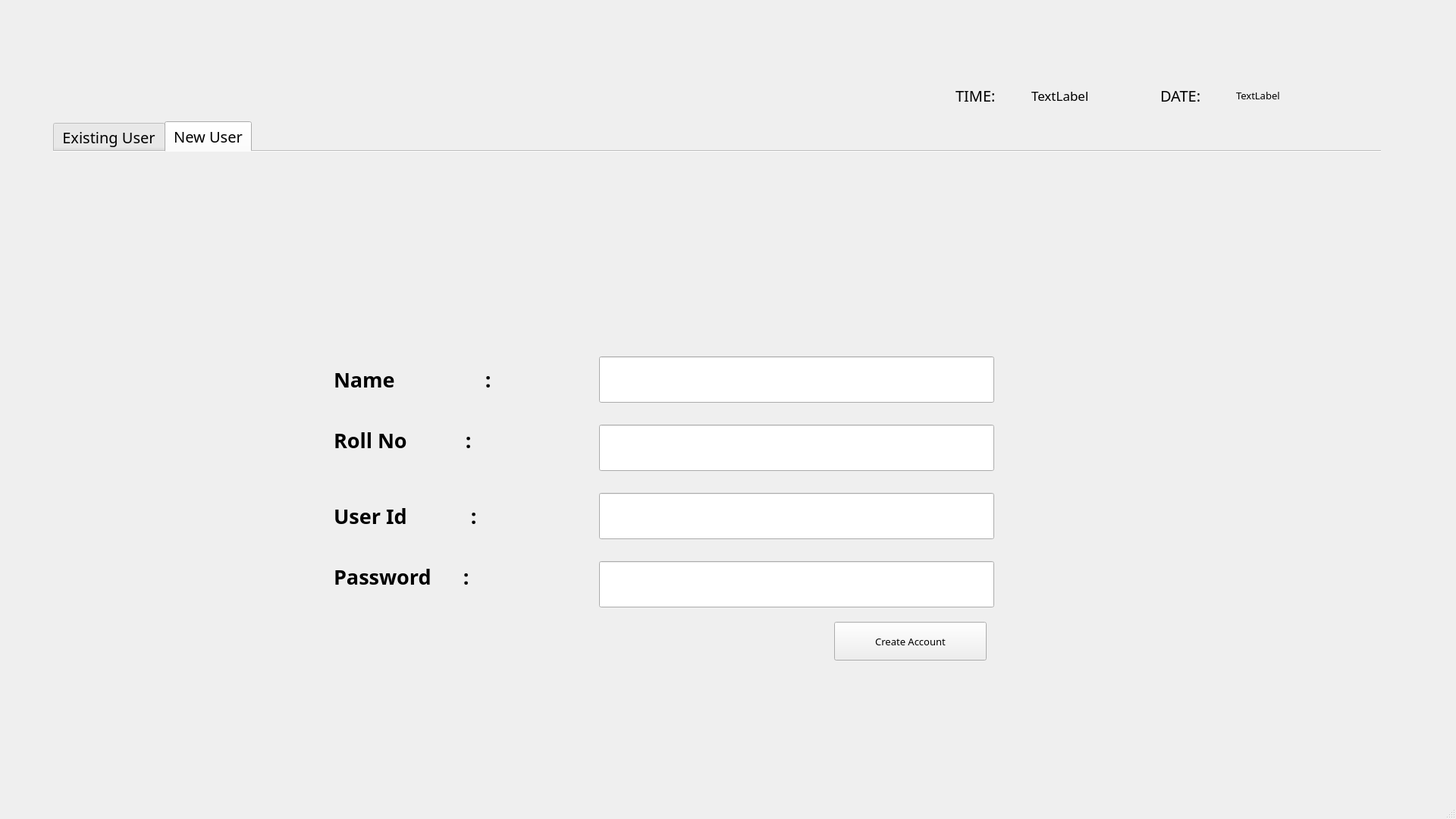
<?xml version="1.0" encoding="UTF-8"?>
<ui version="4.0">
 <class>MainWindow</class>
 <widget class="QMainWindow" name="MainWindow">
  <property name="geometry">
   <rect>
    <x>0</x>
    <y>0</y>
    <width>1920</width>
    <height>1080</height>
   </rect>
  </property>
  <property name="windowTitle">
   <string>MainWindow</string>
  </property>
  <widget class="QWidget" name="centralwidget">
   <widget class="QTabWidget" name="logInTab">
    <property name="geometry">
     <rect>
      <x>70</x>
      <y>160</y>
      <width>1751</width>
      <height>911</height>
     </rect>
    </property>
    <property name="font">
     <font>
      <family>ROG Fonts</family>
      <pointsize>15</pointsize>
     </font>
    </property>
    <property name="tabPosition">
     <enum>QTabWidget::North</enum>
    </property>
    <property name="tabShape">
     <enum>QTabWidget::Rounded</enum>
    </property>
    <property name="currentIndex">
     <number>1</number>
    </property>
    <property name="usesScrollButtons">
     <bool>false</bool>
    </property>
    <property name="documentMode">
     <bool>true</bool>
    </property>
    <property name="tabsClosable">
     <bool>false</bool>
    </property>
    <property name="movable">
     <bool>true</bool>
    </property>
    <property name="tabBarAutoHide">
     <bool>false</bool>
    </property>
    <widget class="QWidget" name="existingUserTab">
     <attribute name="title">
      <string>Existing User</string>
     </attribute>
     <widget class="QLineEdit" name="passwdInput">
      <property name="geometry">
       <rect>
        <x>760</x>
        <y>290</y>
        <width>521</width>
        <height>61</height>
       </rect>
      </property>
      <property name="font">
       <font>
        <family>ROG Fonts</family>
        <pointsize>15</pointsize>
       </font>
      </property>
      <property name="text">
       <string/>
      </property>
      <property name="echoMode">
       <enum>QLineEdit::Password</enum>
      </property>
     </widget>
     <widget class="QLineEdit" name="userIdInput">
      <property name="geometry">
       <rect>
        <x>760</x>
        <y>200</y>
        <width>521</width>
        <height>61</height>
       </rect>
      </property>
      <property name="font">
       <font>
        <family>ROG Fonts</family>
        <pointsize>15</pointsize>
       </font>
      </property>
     </widget>
     <widget class="QLabel" name="passwdLabel">
      <property name="geometry">
       <rect>
        <x>410</x>
        <y>280</y>
        <width>331</width>
        <height>61</height>
       </rect>
      </property>
      <property name="font">
       <font>
        <family>ROG Fonts</family>
        <pointsize>15</pointsize>
        <weight>75</weight>
        <bold>true</bold>
       </font>
      </property>
      <property name="text">
       <string>Password               :</string>
      </property>
     </widget>
     <widget class="QLabel" name="userIdLabel">
      <property name="geometry">
       <rect>
        <x>410</x>
        <y>200</y>
        <width>331</width>
        <height>61</height>
       </rect>
      </property>
      <property name="font">
       <font>
        <family>ROG Fonts</family>
        <pointsize>15</pointsize>
        <weight>75</weight>
        <bold>true</bold>
       </font>
      </property>
      <property name="text">
       <string>User Id                      :</string>
      </property>
     </widget>
     <widget class="QLabel" name="checkLogInLabel">
      <property name="geometry">
       <rect>
        <x>760</x>
        <y>370</y>
        <width>861</width>
        <height>51</height>
       </rect>
      </property>
      <property name="font">
       <font>
        <family>ROG Fonts</family>
        <pointsize>15</pointsize>
       </font>
      </property>
      <property name="text">
       <string/>
      </property>
     </widget>
     <widget class="QLabel" name="checkUserIdLabel">
      <property name="geometry">
       <rect>
        <x>1310</x>
        <y>200</y>
        <width>421</width>
        <height>51</height>
       </rect>
      </property>
      <property name="font">
       <font>
        <family>ROG Fonts</family>
        <pointsize>15</pointsize>
       </font>
      </property>
      <property name="text">
       <string/>
      </property>
     </widget>
     <widget class="QLabel" name="checkPasswdLabel">
      <property name="geometry">
       <rect>
        <x>1310</x>
        <y>290</y>
        <width>421</width>
        <height>51</height>
       </rect>
      </property>
      <property name="font">
       <font>
        <family>ROG Fonts</family>
        <pointsize>15</pointsize>
       </font>
      </property>
      <property name="text">
       <string/>
      </property>
     </widget>
     <widget class="QPushButton" name="logInButton">
      <property name="geometry">
       <rect>
        <x>1120</x>
        <y>430</y>
        <width>151</width>
        <height>51</height>
       </rect>
      </property>
      <property name="font">
       <font>
        <family>ROG Fonts</family>
        <pointsize>15</pointsize>
       </font>
      </property>
      <property name="text">
       <string>Log In</string>
      </property>
     </widget>
    </widget>
    <widget class="QWidget" name="newUserTab">
     <attribute name="title">
      <string>New User</string>
     </attribute>
     <widget class="QLineEdit" name="newPasswdInput">
      <property name="geometry">
       <rect>
        <x>720</x>
        <y>540</y>
        <width>521</width>
        <height>61</height>
       </rect>
      </property>
      <property name="echoMode">
       <enum>QLineEdit::Password</enum>
      </property>
     </widget>
     <widget class="QLineEdit" name="newUserIdInput">
      <property name="geometry">
       <rect>
        <x>720</x>
        <y>450</y>
        <width>521</width>
        <height>61</height>
       </rect>
      </property>
     </widget>
     <widget class="QLabel" name="newPasswdLabel">
      <property name="geometry">
       <rect>
        <x>370</x>
        <y>530</y>
        <width>331</width>
        <height>61</height>
       </rect>
      </property>
      <property name="font">
       <font>
        <family>ROG Fonts</family>
        <pointsize>20</pointsize>
        <weight>75</weight>
        <bold>true</bold>
       </font>
      </property>
      <property name="text">
       <string>Password      :</string>
      </property>
     </widget>
     <widget class="QLabel" name="newUserIdLabel">
      <property name="geometry">
       <rect>
        <x>370</x>
        <y>450</y>
        <width>331</width>
        <height>61</height>
       </rect>
      </property>
      <property name="font">
       <font>
        <family>ROG Fonts</family>
        <pointsize>20</pointsize>
        <weight>75</weight>
        <bold>true</bold>
       </font>
      </property>
      <property name="text">
       <string>User Id            :</string>
      </property>
     </widget>
     <widget class="QLineEdit" name="rollNoInput">
      <property name="geometry">
       <rect>
        <x>720</x>
        <y>360</y>
        <width>521</width>
        <height>61</height>
       </rect>
      </property>
     </widget>
     <widget class="QLineEdit" name="nameInput">
      <property name="geometry">
       <rect>
        <x>720</x>
        <y>270</y>
        <width>521</width>
        <height>61</height>
       </rect>
      </property>
     </widget>
     <widget class="QLabel" name="nameLabel">
      <property name="geometry">
       <rect>
        <x>370</x>
        <y>270</y>
        <width>331</width>
        <height>61</height>
       </rect>
      </property>
      <property name="font">
       <font>
        <family>ROG Fonts</family>
        <pointsize>20</pointsize>
        <weight>75</weight>
        <bold>true</bold>
       </font>
      </property>
      <property name="text">
       <string>Name                 :</string>
      </property>
     </widget>
     <widget class="QLabel" name="rollNoLabel">
      <property name="geometry">
       <rect>
        <x>370</x>
        <y>350</y>
        <width>331</width>
        <height>61</height>
       </rect>
      </property>
      <property name="font">
       <font>
        <family>ROG Fonts</family>
        <pointsize>20</pointsize>
        <weight>75</weight>
        <bold>true</bold>
       </font>
      </property>
      <property name="text">
       <string>Roll No           :</string>
      </property>
     </widget>
     <widget class="QPushButton" name="createAccButton">
      <property name="geometry">
       <rect>
        <x>1030</x>
        <y>620</y>
        <width>201</width>
        <height>51</height>
       </rect>
      </property>
      <property name="font">
       <font>
        <family>ROG Fonts</family>
        <pointsize>10</pointsize>
       </font>
      </property>
      <property name="text">
       <string>Create Account</string>
      </property>
     </widget>
     <widget class="QLabel" name="checkCreationLabel">
      <property name="geometry">
       <rect>
        <x>380</x>
        <y>630</y>
        <width>621</width>
        <height>61</height>
       </rect>
      </property>
      <property name="text">
       <string/>
      </property>
     </widget>
    </widget>
   </widget>
   <widget class="QLabel" name="dateLabel">
    <property name="geometry">
     <rect>
      <x>1530</x>
      <y>100</y>
      <width>111</width>
      <height>51</height>
     </rect>
    </property>
    <property name="font">
     <font>
      <family>ROG Fonts</family>
      <pointsize>15</pointsize>
      <weight>50</weight>
      <bold>false</bold>
     </font>
    </property>
    <property name="text">
     <string>DATE:</string>
    </property>
   </widget>
   <widget class="QLabel" name="timeLabel">
    <property name="geometry">
     <rect>
      <x>1260</x>
      <y>100</y>
      <width>91</width>
      <height>51</height>
     </rect>
    </property>
    <property name="font">
     <font>
      <family>ROG Fonts</family>
      <pointsize>15</pointsize>
      <weight>50</weight>
      <bold>false</bold>
     </font>
    </property>
    <property name="text">
     <string>TIME:</string>
    </property>
   </widget>
   <widget class="QLabel" name="timeOutputLabel">
    <property name="geometry">
     <rect>
      <x>1360</x>
      <y>100</y>
      <width>141</width>
      <height>51</height>
     </rect>
    </property>
    <property name="font">
     <font>
      <family>ROG Fonts</family>
      <pointsize>13</pointsize>
     </font>
    </property>
    <property name="text">
     <string>TextLabel</string>
    </property>
   </widget>
   <widget class="QLabel" name="dateOutputLabel">
    <property name="geometry">
     <rect>
      <x>1630</x>
      <y>100</y>
      <width>191</width>
      <height>51</height>
     </rect>
    </property>
    <property name="font">
     <font>
      <family>ROG Fonts</family>
      <pointsize>10</pointsize>
     </font>
    </property>
    <property name="text">
     <string>TextLabel</string>
    </property>
   </widget>
  </widget>
  <widget class="QMenuBar" name="menubar">
   <property name="geometry">
    <rect>
     <x>0</x>
     <y>0</y>
     <width>1920</width>
     <height>26</height>
    </rect>
   </property>
  </widget>
  <widget class="QStatusBar" name="statusbar"/>
 </widget>
 <resources/>
 <connections/>
</ui>
